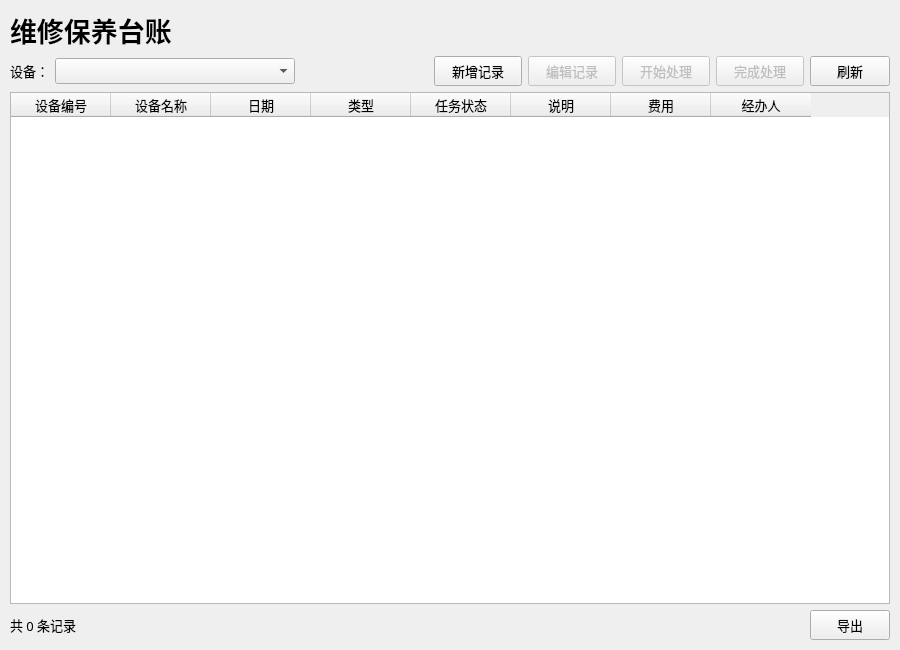
<?xml version="1.0" encoding="UTF-8"?>
<ui version="4.0">
 <class>MaintenancePage</class>
 <widget class="QWidget" name="MaintenancePage">
  <property name="geometry">
   <rect>
    <x>0</x>
    <y>0</y>
    <width>900</width>
    <height>650</height>
   </rect>
  </property>
  <property name="font">
   <font>
    <family>微软雅黑</family>
    <pointsize>10</pointsize>
   </font>
  </property>
  <layout class="QVBoxLayout" name="verticalLayout">
   <property name="leftMargin">
    <number>10</number>
   </property>
   <property name="topMargin">
    <number>10</number>
   </property>
   <property name="rightMargin">
    <number>10</number>
   </property>
   <property name="bottomMargin">
    <number>10</number>
   </property>
   <item>
    <widget class="QLabel" name="label_title">
     <property name="font">
      <font>
       <family>微软雅黑</family>
       <pointsize>20</pointsize>
       <weight>75</weight>
       <bold>true</bold>
      </font>
     </property>
     <property name="text">
      <string>维修保养台账</string>
     </property>
    </widget>
   </item>
   <item>
    <layout class="QHBoxLayout" name="horizontalLayout_toolbar">
     <item>
      <widget class="QLabel" name="label_equipment">
       <property name="text">
        <string>设备：</string>
       </property>
      </widget>
     </item>
     <item>
      <widget class="QComboBox" name="combo_equipment">
       <property name="minimumSize">
        <size>
         <width>240</width>
         <height>0</height>
        </size>
       </property>
      </widget>
     </item>
     <item>
      <spacer name="horizontalSpacer_toolbar">
       <property name="orientation">
        <enum>Qt::Horizontal</enum>
       </property>
       <property name="sizeHint" stdset="0">
        <size>
         <width>40</width>
         <height>20</height>
        </size>
       </property>
      </spacer>
     </item>
     <item>
      <widget class="QPushButton" name="btn_add">
       <property name="minimumSize">
        <size>
         <width>88</width>
         <height>30</height>
        </size>
       </property>
       <property name="text">
        <string>新增记录</string>
       </property>
      </widget>
     </item>
     <item>
      <widget class="QPushButton" name="btn_edit">
       <property name="enabled">
        <bool>false</bool>
       </property>
       <property name="minimumSize">
        <size>
         <width>88</width>
         <height>30</height>
        </size>
       </property>
       <property name="text">
        <string>编辑记录</string>
       </property>
      </widget>
     </item>
     <item>
      <widget class="QPushButton" name="btn_start">
       <property name="enabled">
        <bool>false</bool>
       </property>
       <property name="minimumSize">
        <size>
         <width>88</width>
         <height>30</height>
        </size>
       </property>
       <property name="text">
        <string>开始处理</string>
       </property>
      </widget>
     </item>
     <item>
      <widget class="QPushButton" name="btn_complete">
       <property name="enabled">
        <bool>false</bool>
       </property>
       <property name="minimumSize">
        <size>
         <width>88</width>
         <height>30</height>
        </size>
       </property>
       <property name="text">
        <string>完成处理</string>
       </property>
      </widget>
     </item>
     <item>
      <widget class="QPushButton" name="btn_refresh">
       <property name="minimumSize">
        <size>
         <width>70</width>
         <height>30</height>
        </size>
       </property>
       <property name="text">
        <string>刷新</string>
       </property>
      </widget>
     </item>
    </layout>
   </item>
   <item>
    <widget class="QTableWidget" name="tableView">
     <property name="editTriggers">
      <set>QAbstractItemView::NoEditTriggers</set>
     </property>
     <property name="alternatingRowColors">
      <bool>true</bool>
     </property>
     <property name="selectionBehavior">
      <enum>QAbstractItemView::SelectRows</enum>
     </property>
     <property name="selectionMode">
      <enum>QAbstractItemView::SingleSelection</enum>
     </property>
     <attribute name="verticalHeaderVisible">
      <bool>false</bool>
     </attribute>
     <column>
      <property name="text">
       <string>设备编号</string>
      </property>
     </column>
     <column>
      <property name="text">
       <string>设备名称</string>
      </property>
     </column>
     <column>
      <property name="text">
       <string>日期</string>
      </property>
     </column>
     <column>
      <property name="text">
       <string>类型</string>
      </property>
     </column>
     <column>
      <property name="text">
       <string>任务状态</string>
      </property>
     </column>
     <column>
      <property name="text">
       <string>说明</string>
      </property>
     </column>
     <column>
      <property name="text">
       <string>费用</string>
      </property>
     </column>
     <column>
      <property name="text">
       <string>经办人</string>
      </property>
     </column>
    </widget>
   </item>
   <item>
    <layout class="QHBoxLayout" name="horizontalLayout_bottom">
     <item>
      <widget class="QLabel" name="label_status">
       <property name="text">
        <string>共 0 条记录</string>
       </property>
      </widget>
     </item>
     <item>
      <spacer name="horizontalSpacer_bottom">
       <property name="orientation">
        <enum>Qt::Horizontal</enum>
       </property>
       <property name="sizeHint" stdset="0">
        <size>
         <width>40</width>
         <height>20</height>
        </size>
       </property>
      </spacer>
     </item>
     <item>
      <widget class="QPushButton" name="btn_export">
       <property name="minimumSize">
        <size>
         <width>80</width>
         <height>30</height>
        </size>
       </property>
       <property name="text">
        <string>导出</string>
       </property>
      </widget>
     </item>
    </layout>
   </item>
  </layout>
 </widget>
 <resources/>
 <connections/>
</ui>
